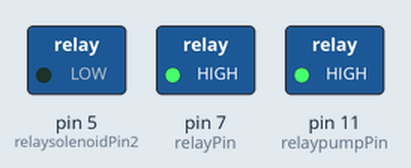
Simulated run of this sketch. Board: Arduino Uno, built with avr-gcc and run on an emulated ATmega328P. On the bench: switched loads named in the sketch (green lamp = pin HIGH). Pins used as bus, display or sensor lines are not drawn.

Above: at 0.5 s.
At 1.2 s:
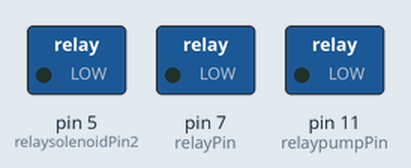
At 4.9 s:
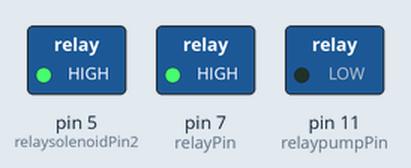
Timing chart, 0 to 6.4 s (numbered marks = the images above):
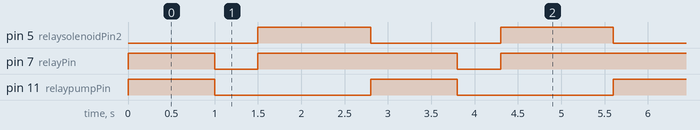

Measured:
- by itself, pin 5 (relaysolenoidPin2): alternates HIGH for 1.3 s and LOW for 1.5 s
- by itself, pin 7 (relayPin): repeats every 2.8 s: LOW 0.50 s, HIGH 2.3 s
- by itself, pin 11 (relaypumpPin): alternates HIGH for 1.0 s and LOW for 1.8 s

The sketch:

cod.ino
```cpp
const int relaypumpPin = 11; // Pin connected to the pump
const int relaysolenoidPin2 = 5; // Pin connected to the first solenoid
const int relayPin = 7; // Pin connected to the spark generator
const int relaydiffuser=12; // Pin connected to the diffuser

// Variables
void setup() {
// Start serial communication
Serial.begin(9600);
// Pin modes
pinMode(relaypumpPin, OUTPUT);
pinMode(relaysolenoidPin2, OUTPUT);
pinMode(relaydiffuser, OUTPUT);
pinMode(relayPin, OUTPUT);
}
void loop() {

digitalWrite(relaysolenoidPin2, LOW); // Ensure the second solenoid is off
digitalWrite(relaydiffuser, LOW); // Ensure the diffuser is off
digitalWrite(relaypumpPin, HIGH); // Turn off the pump
digitalWrite(relayPin, HIGH); // Turn on the spark generator
delay(1000);
digitalWrite(relaypumpPin, LOW); // Turn off the pump
digitalWrite(relaydiffuser, LOW); // Ensure the diffuser is off
digitalWrite(relaysolenoidPin2, LOW); // Ensure the second solenoid is off
digitalWrite(relayPin, LOW); // Turn on the spark generator
delay(500); // Keep the spark generator on for 3 seconds
digitalWrite(relaypumpPin, LOW); // Turn off the pump
digitalWrite(relaydiffuser, LOW); // Ensure the diffuser is off
digitalWrite(relayPin, HIGH); // Turn off the spark generator
digitalWrite(relaysolenoidPin2, HIGH); // Turn on the second solenoid
delay(1300);
digitalWrite(relaydiffuser, HIGH); // Turn on the diffuser
digitalWrite(relaysolenoidPin2, LOW); // Ensure the second solenoid is off
digitalWrite(relaypumpPin, LOW); // Turn off the pump
digitalWrite(relayPin, HIGH); // Turn on the spark generator
}
```
